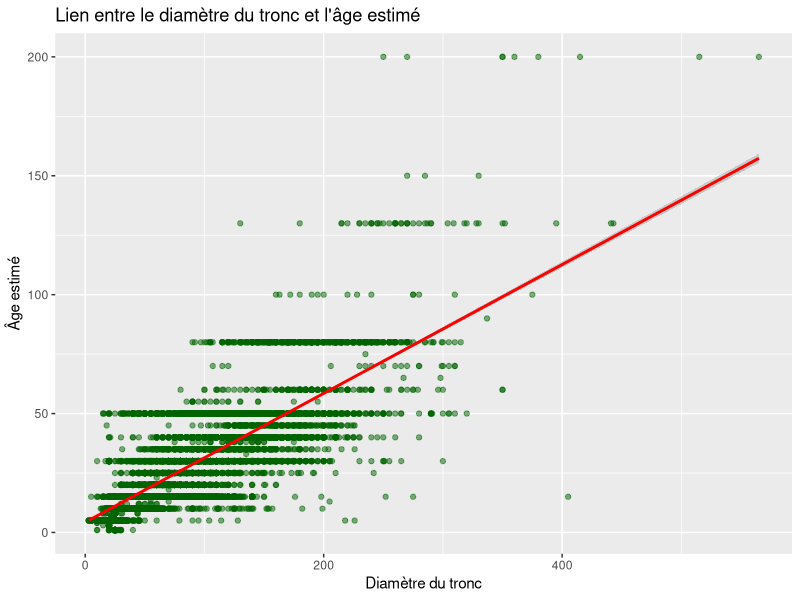
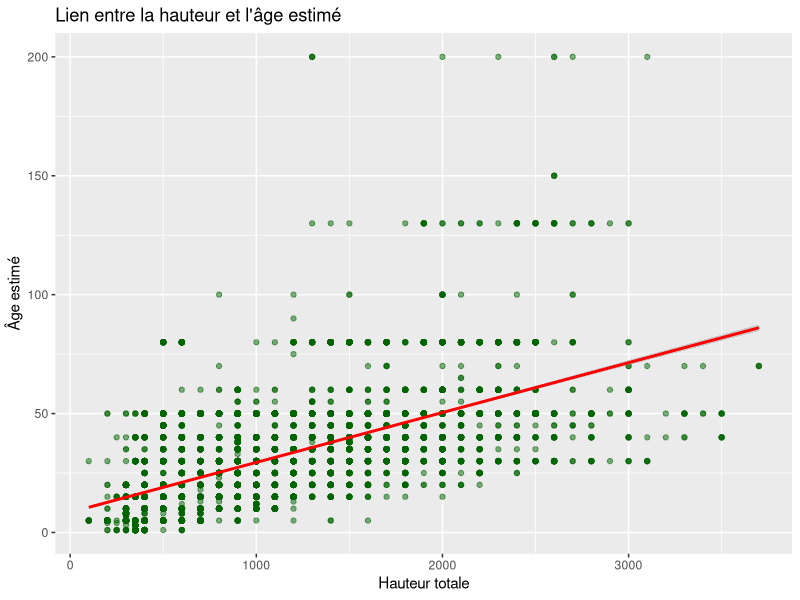
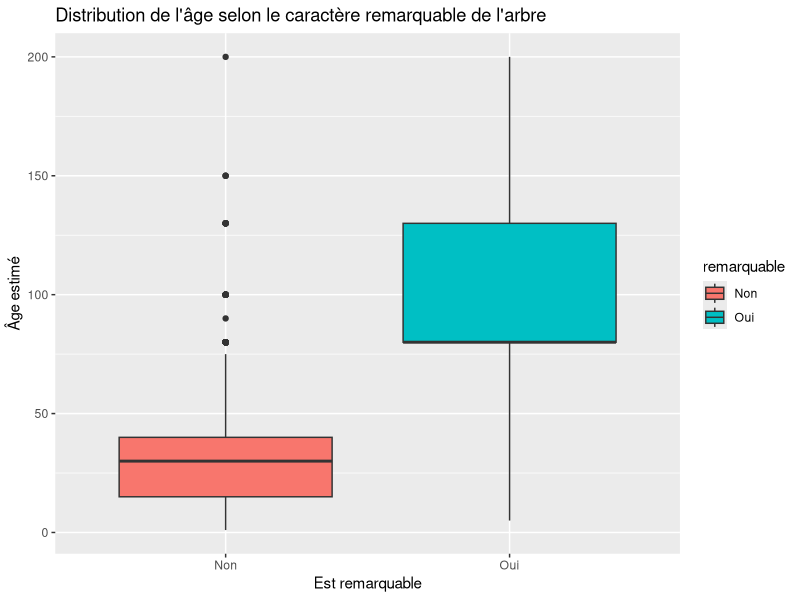
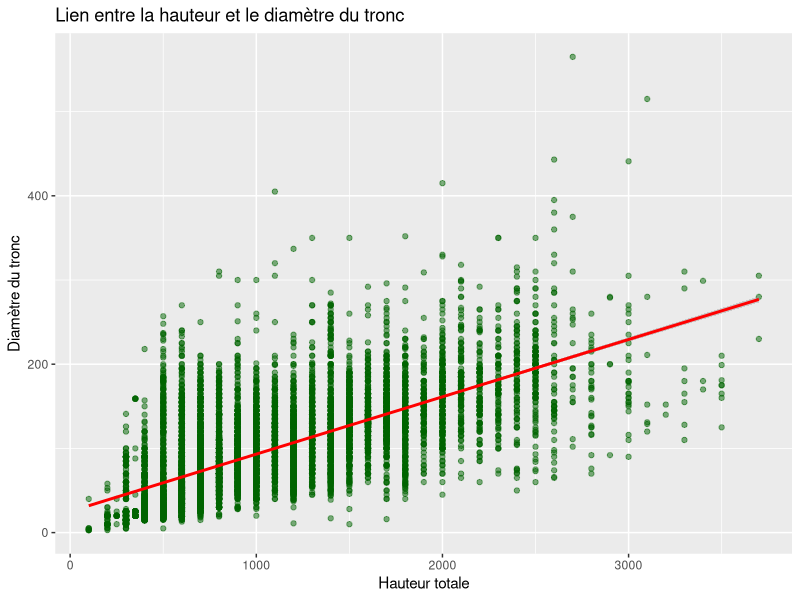
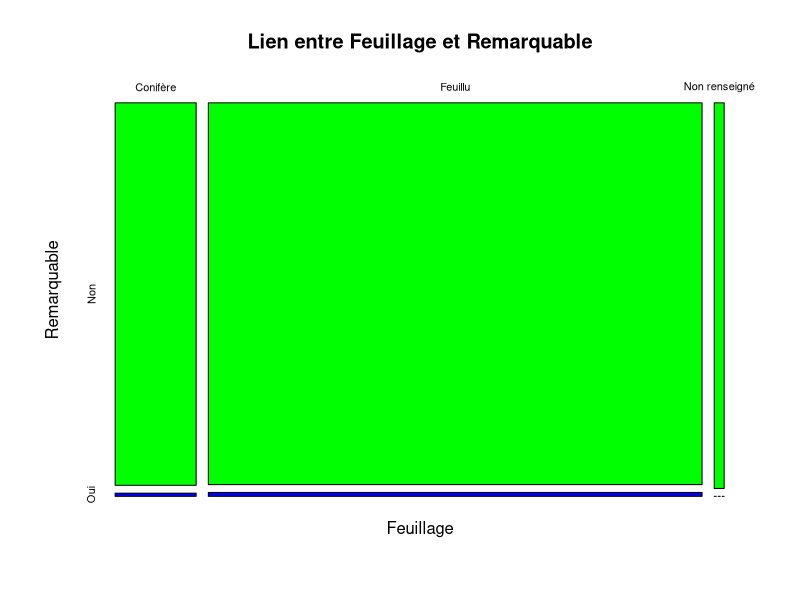
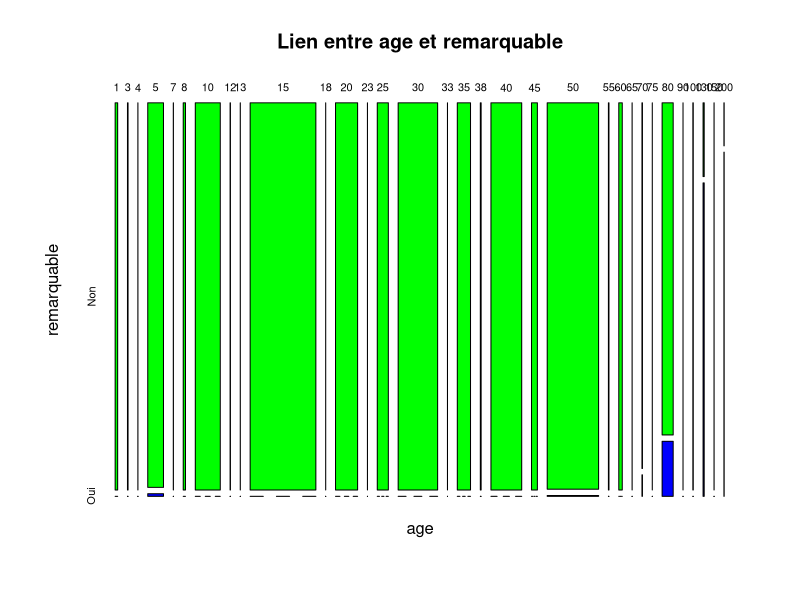

Source code (R) for these figures, in order:
library(tidyverse)
library(sf)


df <- read.csv("data/Patrimoine_Arbore_Nettoye.csv", stringsAsFactors = FALSE)


# On sélectionne les variables numériques relatives à l'arbre
vars_num <- df[, c("age_estim", "haut_tot", "tronc_diam", "haut_tronc")]

# Matrice de corrélation
cor_matrix <- cor(vars_num, use = "complete.obs")
print(cor_matrix)


# Analyses bivariées
# 1 : Age et diamètre du tronc de l'arbre
# Graphique de corrélation entre l'âge et le diamètre du tronc de l'arbre
ggplot(df, aes(x = tronc_diam, y = age_estim)) +
  geom_point(alpha = 0.5, color = "darkgreen") +
  geom_smooth(method = "lm", col = "red") + # Ajoute une ligne de tendance
  labs(title = "Lien entre le diamètre du tronc et l'âge estimé",
       x = "Diamètre du tronc", y = "Âge estimé")

# Analyses bivariées
# 2 : Age et hauteur totale de l'arbre
ggplot(df, aes(x = haut_tot, y = age_estim)) +
  geom_point(alpha = 0.5, color = "darkgreen") +
  geom_smooth(method = "lm", col = "red") + # Ajoute une ligne de tendance
  labs(title = "Lien entre la hauteur et l'âge estimé",
       x = "Hauteur totale", y = "Âge estimé")

# 3 : Age et caractère remarquable de l'arbre
# Graphique de corrélation entre le caractère remarquable et l'âge de l'arbre
ggplot(df, aes(x = remarquable, y = age_estim, fill=remarquable)) +
  geom_boxplot() +
  labs(title = "Distribution de l'âge selon le caractère remarquable de l'arbre",
       x = "Est remarquable", y = "Âge estimé")
aggregate(age_estim ~remarquable, data = df, 
          FUN = function(x) c(moyenne = mean(x), ecart_type=sd(x)))
#Test de Student
t.test(age_estim ~remarquable, data = df)


# Analyses bivariées
# 4 : Diamètre et hauteur totale de l'arbre
ggplot(df, aes(x = haut_tot, y = tronc_diam)) +
  geom_point(alpha = 0.5, color = "darkgreen") +
  geom_smooth(method = "lm", col = "red") + # Ajoute une ligne de tendance
  labs(title = "Lien entre la hauteur et le diamètre du tronc",
       x = "Hauteur totale", y = "Diamètre du tronc")


#Relations entre variables qualitatives
#MOSAIC PLOTS

# 1 : lien entre feuillage et remarquable
# Créer le tableau croisé
tableau <- table(df$feuillage, df$remarquable)
print(tableau)

# Faire le test du Chi-2
test <- chisq.test(tableau)
print(test)

# Créer un vecteur de couleurs personnalisées pour chaque catégorie
couleurs <- c("green", "blue", "red", "orange")

# Le Mosaic Plot
library(vcd)
mosaicplot(tableau,
       main = "Lien entre Feuillage et Remarquable", xlab="Feuillage", ylab="Remarquable", color= couleurs)


# 3 : Lien entre l'âge et remarquable
# Créer le tableau croisé
tableau3 <- table(df$age, df$remarquable)
print(tableau3)

# Faire le test du Chi-2
test3 <- chisq.test(tableau3)
print(test3)

# Le Mosaic Plot
library(vcd)
mosaicplot(tableau3,
           main = "Lien entre age et remarquable", xlab="age", ylab="remarquable", color= couleurs)
